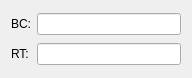
<?xml version="1.0" encoding="UTF-8"?>
<ui version="4.0">
 <class>Dialog</class>
 <widget class="QDialog" name="Dialog">
  <property name="geometry">
   <rect>
    <x>0</x>
    <y>0</y>
    <width>192</width>
    <height>78</height>
   </rect>
  </property>
  <property name="windowTitle">
   <string>Dialog</string>
  </property>
  <layout class="QGridLayout" name="gridLayout">
   <item row="0" column="0">
    <widget class="QLabel" name="label">
     <property name="text">
      <string>BC:</string>
     </property>
    </widget>
   </item>
   <item row="0" column="1">
    <widget class="QLineEdit" name="BC"/>
   </item>
   <item row="1" column="0">
    <widget class="QLabel" name="label_2">
     <property name="text">
      <string>RT:</string>
     </property>
    </widget>
   </item>
   <item row="1" column="1">
    <widget class="QLineEdit" name="RT"/>
   </item>
  </layout>
 </widget>
 <resources/>
 <connections/>
</ui>
